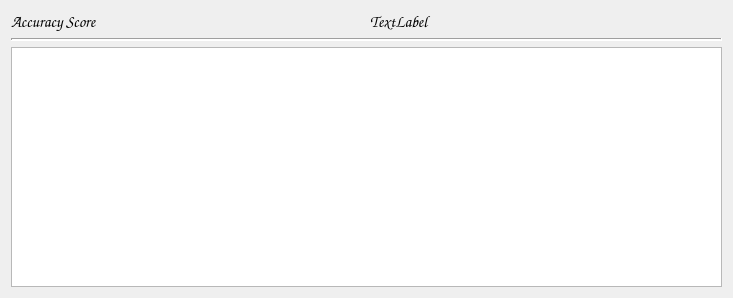
                       <widget class="QWidget" name="scrollAreaWidgetContents_8">
                        <property name="geometry">
                         <rect>
                          <x>0</x>
                          <y>0</y>
                          <width>733</width>
                          <height>298</height>
                         </rect>
                        </property>
                        <layout class="QGridLayout" name="gridLayout_9">
                         <item row="0" column="0">
                          <widget class="QLabel" name="label_5">
                           <property name="font">
                            <font>
                             <family>Comic Sans MS</family>
                             <pointsize>12</pointsize>
                            </font>
                           </property>
                           <property name="text">
                            <string>Accuracy Score</string>
                           </property>
                          </widget>
                         </item>
                         <item row="0" column="1">
                          <widget class="QLabel" name="label_accuracy_score">
                           <property name="font">
                            <font>
                             <family>Comic Sans MS</family>
                             <pointsize>12</pointsize>
                            </font>
                           </property>
                           <property name="text">
                            <string>TextLabel</string>
                           </property>
                          </widget>
                         </item>
                         <item row="1" column="0" colspan="2">
                          <widget class="Line" name="line">
                           <property name="font">
                            <font>
                             <pointsize>9</pointsize>
                             <weight>50</weight>
                             <bold>false</bold>
                            </font>
                           </property>
                           <property name="lineWidth">
                            <number>2</number>
                           </property>
                           <property name="orientation">
                            <enum>Qt::Horizontal</enum>
                           </property>
                          </widget>
                         </item>
                         <item row="2" column="0" colspan="2">
                          <widget class="QPlainTextEdit" name="plainTextEdit_classificationResult">
                           <property name="font">
                            <font>
                             <family>Comic Sans MS</family>
                             <pointsize>12</pointsize>
                            </font>
                           </property>
                           <property name="lineWidth">
                            <number>1</number>
                           </property>
                          </widget>
                         </item>
                        </layout>
                       </widget>
